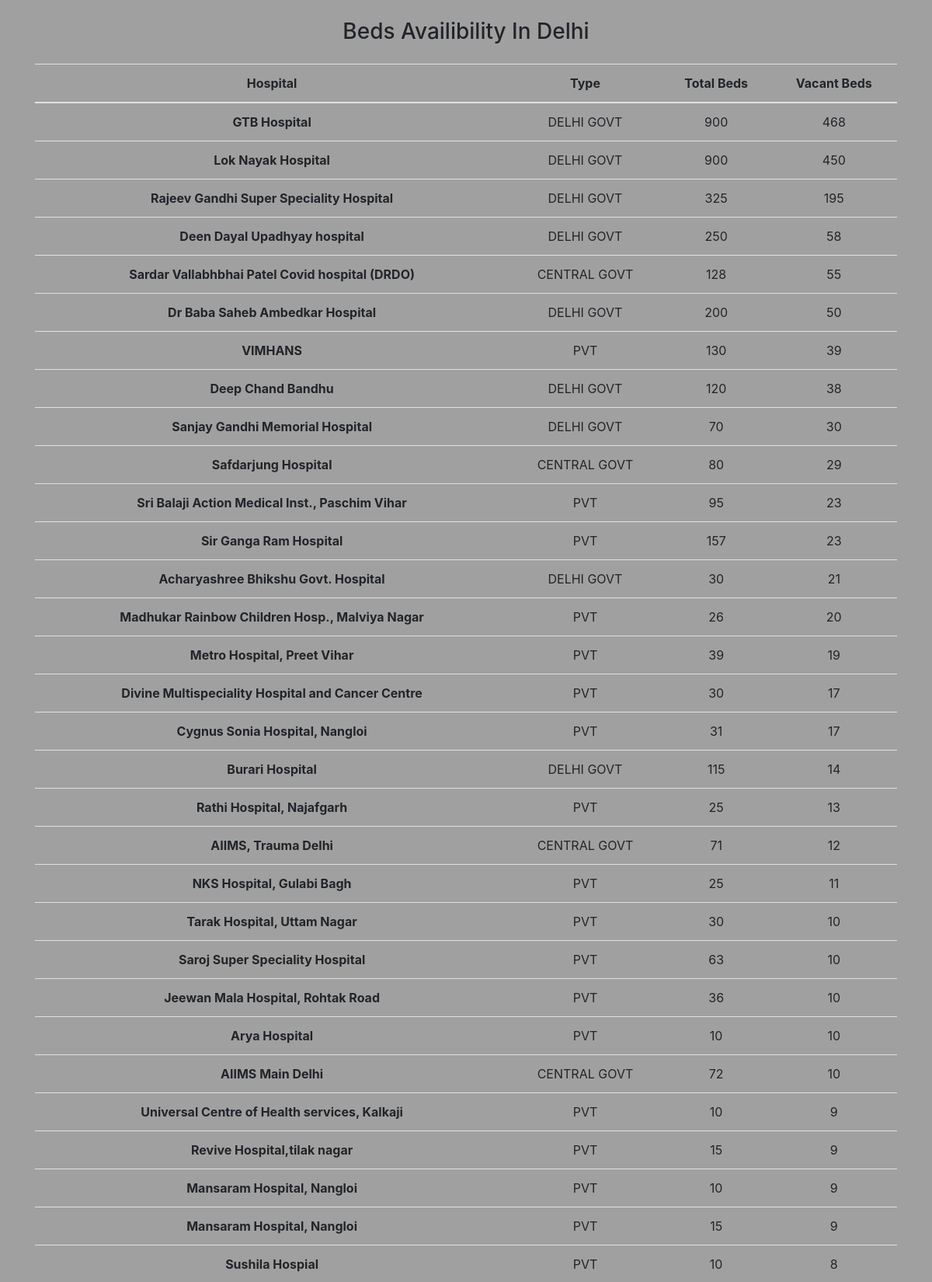
/corona/dbeds/ (upper part), run on the app's committed database.
### corona/models/delhibeds.py (models this page shows, shortened)
class Delhibeds(models.Model):
    Hospital=models.CharField(max_length=200)
    Type=models.CharField(max_length=200)
    Total=models.CharField(max_length=200)
    Vacant=models.CharField(max_length=200,default=1)
    @staticmethod
    def get_all_beds():
        return Delhibeds.objects.all()

### corona/views.py (the view)
# urls.py: url('dbeds/',views.dbeds,name="dbeds"),
def dbeds(request):
    beds=Delhibeds.get_all_beds()
    context={
        'beds':beds,
    }
    return render(request,'corona/delhibeds.html',context)

### templates/corona/delhibeds.html (shortened to what this page needs)
<!DOCTYPE html>
<html lang="en">
<head>
       <link rel="stylesheet" href="https://maxcdn.bootstrapcdn.com/bootstrap/4.0.0/css/bootstrap.min.css">
</head>
<body>
    <h3 class="text-center mt-4">Beds Availibility In Delhi</h3>
    <div class="container text-center">
        <table class="table mt-4 mx-auto">
            <thead>
              <tr>
                <th scope="col">Hospital</th>
                <th scope="col">Type</th>
                <th scope="col">Total Beds</th>
                <th scope="col">Vacant Beds</th>
              </tr>
            </thead>
            <tbody>
              {% for bed in beds %}
              <tr>
                 <th scope="row">{{bed.Hospital}}</th>
                <td>{{bed.Type}}</td>
                <td>{{bed.Total}}</td>
                <td>{{bed.Vacant}}</td>
              </tr>
              {% endfor %}
            </tbody>
          </table>
    </div>
</body>
</html>

### templates/corona/delhibeds.html (style rules this page uses)
body { background-color:rgb(161, 160, 160); }

### data on the page
Delhibeds: Hospital "GTB Hospital", Type "DELHI GOVT", Total "900", Vacant "468"
Delhibeds: Hospital "Lok Nayak Hospital", Type "DELHI GOVT", Total "900", Vacant "450"
Delhibeds: Hospital "Rajeev Gandhi Super Speciality Hospital", Type "DELHI GOVT", Total "325", Vacant "195"
Delhibeds: Hospital "Deen Dayal Upadhyay hospital", Type "DELHI GOVT", Total "250", Vacant "58"
Delhibeds: Hospital "Sardar Vallabhbhai Patel Covid hospital (DRDO)", Type "CENTRAL GOVT", Total "128", Vacant "55"
Delhibeds: Hospital "Dr Baba Saheb Ambedkar Hospital", Type "DELHI GOVT", Total "200", Vacant "50"
Delhibeds: Hospital "VIMHANS", Type "PVT", Total "130", Vacant "39"
Delhibeds: Hospital "Deep Chand Bandhu", Type "DELHI GOVT", Total "120", Vacant "38"
Delhibeds: Hospital "Sanjay Gandhi Memorial Hospital", Type "DELHI GOVT", Total "70", Vacant "30"
Delhibeds: Hospital "Safdarjung Hospital", Type "CENTRAL GOVT", Total "80", Vacant "29"
Delhibeds: Hospital "Sri Balaji Action Medical Inst., Paschim Vihar", Type "PVT", Total "95", Vacant "23"
Delhibeds: Hospital "Sir Ganga Ram Hospital", Type "PVT", Total "157", Vacant "23"
Delhibeds: Hospital "Acharyashree Bhikshu Govt. Hospital", Type "DELHI GOVT", Total "30", Vacant "21"
Delhibeds: Hospital "Madhukar Rainbow Children Hosp., Malviya Nagar", Type "PVT", Total "26", Vacant "20"
Delhibeds: Hospital "Metro Hospital, Preet Vihar", Type "PVT", Total "39", Vacant "19"
Delhibeds: Hospital "Divine Multispeciality Hospital and Cancer Centre", Type "PVT", Total "30", Vacant "17"
Delhibeds: Hospital "Cygnus Sonia Hospital, Nangloi", Type "PVT", Total "31", Vacant "17"
Delhibeds: Hospital "Burari Hospital", Type "DELHI GOVT", Total "115", Vacant "14"
Delhibeds: Hospital "Rathi Hospital, Najafgarh", Type "PVT", Total "25", Vacant "13"
Delhibeds: Hospital "AIIMS, Trauma Delhi", Type "CENTRAL GOVT", Total "71", Vacant "12"
Delhibeds: Hospital "NKS Hospital, Gulabi Bagh", Type "PVT", Total "25", Vacant "11"
Delhibeds: Hospital "Tarak Hospital, Uttam Nagar", Type "PVT", Total "30", Vacant "10"
Delhibeds: Hospital "Saroj Super Speciality Hospital", Type "PVT", Total "63", Vacant "10"
Delhibeds: Hospital "Jeewan Mala Hospital, Rohtak Road", Type "PVT", Total "36", Vacant "10"
Delhibeds: Hospital "Arya Hospital", Type "PVT", Total "10", Vacant "10"
Delhibeds: Hospital "AIIMS Main Delhi", Type "CENTRAL GOVT", Total "72", Vacant "10"
Delhibeds: Hospital "Universal Centre of Health services, Kalkaji", Type "PVT", Total "10", Vacant "9"
Delhibeds: Hospital "Revive Hospital,tilak nagar", Type "PVT", Total "15", Vacant "9"
Delhibeds: Hospital "Mansaram Hospital, Nangloi", Type "PVT", Total "10", Vacant "9"
Delhibeds: Hospital "Mansaram Hospital, Nangloi", Type "PVT", Total "15", Vacant "9"
Delhibeds: Hospital "Sushila Hospial", Type "PVT", Total "10", Vacant "8"
